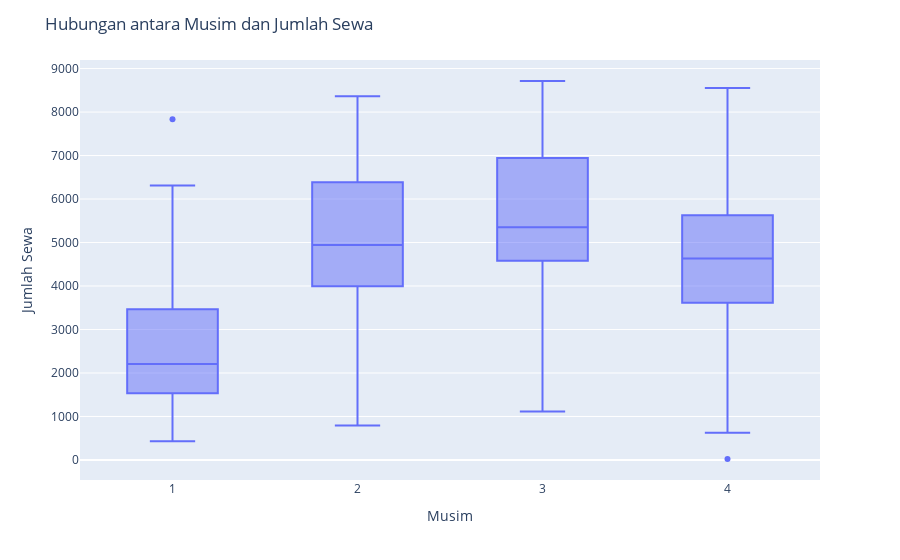

Notebook code for this chart:
### Markdown cell above
Hubungan antara musim dan jumlah sewa

### Code cell
# Create box plot
fig = px.box(df_day, x='season', y='cnt')

# Update layout
fig.update_layout(title='Hubungan antara Musim dan Jumlah Sewa', xaxis_title='Musim', yaxis_title='Jumlah Sewa')

# Show the plot
fig.show()

### Figure 1 — Plotly figure (JSON) as saved in the notebook; plotly's stock layout.template omitted (floating-point values rounded to 4 significant figures; data arrays with more than 128 entries replaced by an {"elided": "..."} marker saying what was removed)
{"data": [{"alignmentgroup": "True", "hovertemplate": "season=%{x}<br>cnt=%{y}<extra></extra>", "legendgroup": "", "marker": {"color": "#636efa"}, "name": "", "notched": false, "offsetgroup": "", "orientation": "v", "showlegend": false, "type": "box", "x": {"elided": "731 int values"}, "x0": " ", "xaxis": "x", "y": {"elided": "731 int values"}, "y0": " ", "yaxis": "y"}], "layout": {"boxmode": "group", "legend": {"tracegroupgap": 0}, "margin": {"t": 60}, "title": {"text": "Hubungan antara Musim dan Jumlah Sewa"}, "xaxis": {"anchor": "y", "domain": [0, 1], "title": {"text": "Musim"}}, "yaxis": {"anchor": "x", "domain": [0, 1], "title": {"text": "Jumlah Sewa"}}}}
